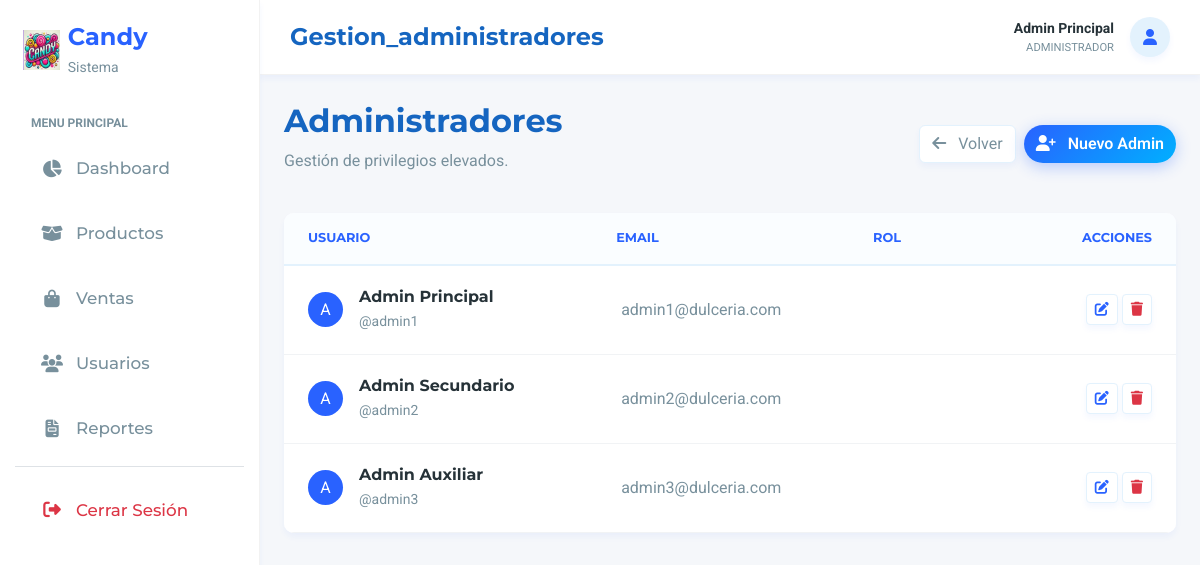
/gestion_administradores.php (signed in), run on an earlier commit of the app's database.
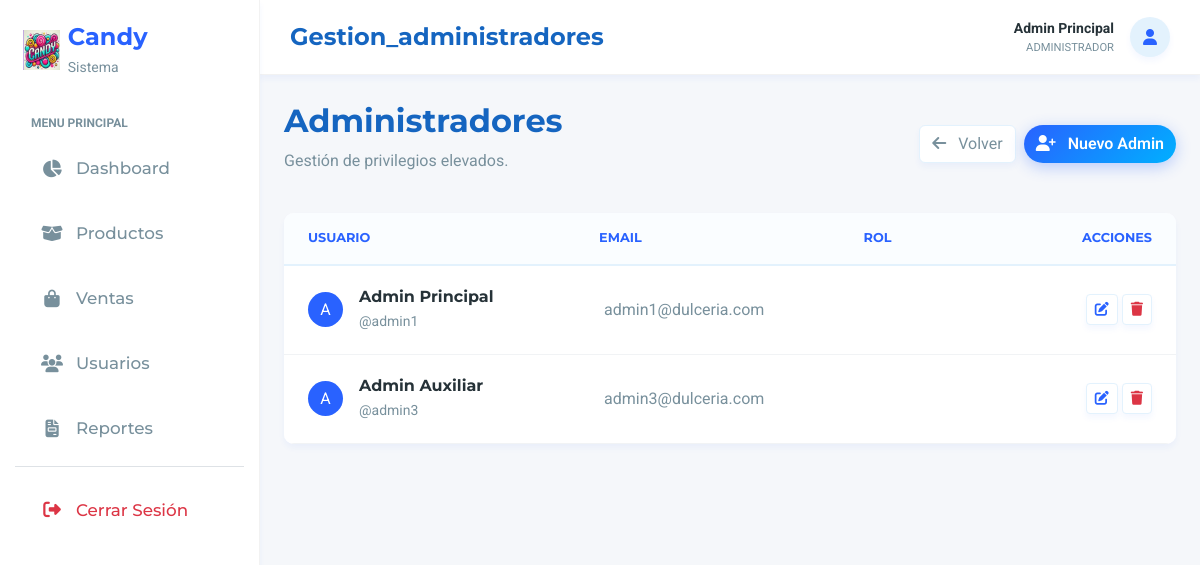
And on a later commit of the database.
### tables this page shows
CREATE TABLE `administradores` (
  `id_admin` int(11) NOT NULL,
  `nombre` varchar(100) NOT NULL,
  `usuario` varchar(50) NOT NULL,
  `email` varchar(100) NOT NULL,
  `contrasena` varchar(255) NOT NULL,
  `fecha_creacion` timestamp NOT NULL DEFAULT current_timestamp()
);

### gestion_administradores.php (the view, shortened to what this page needs)
<?php
include 'conexion.php';
$administradores = mysqli_fetch_all(mysqli_query($conn, "SELECT * FROM administradores"), MYSQLI_ASSOC);
?>
<?php include 'includes/header.php'; ?>
<div class="d-flex justify-content-between align-items-center mb-4 fade-in">
    <div>
        <h2 class="fw-bold mb-1">Administradores</h2>
        <p class="text-muted">Gestión de privilegios elevados.</p>
    </div>
    <div class="d-flex gap-2">
        <a href="gestion_usuarios.php" class="btn btn-light text-muted"><i class="fa fa-arrow-left me-2"></i> Volver</a>
        <button class="btn btn-primary-gradient" data-bs-toggle="modal" data-bs-target="#modalAdmin">
            <i class="fa fa-user-plus me-2"></i> Nuevo Admin
        </button>
    </div>
</div>
<div class="card-premium fade-in">
    <div class="table-responsive">
        <table class="table-premium align-middle">
            <thead>
                <tr>
                    <th class="ps-4">Usuario</th>
                    <th>Email</th>
                    <th>Rol</th>
                    <th class="text-end pe-4">Acciones</th>
                </tr>
            </thead>
            <tbody>
                <?php foreach ($administradores as $admin): ?>
                    <tr>
                        <td class="ps-4">
                            <div class="d-flex align-items-center">
                                <div class="bg-primary text-white rounded-circle d-flex align-items-center justify-content-center me-3"
                                    style="width: 35px; height: 35px;">
                                    <?= strtoupper(substr($admin['nombre'], 0, 1)) ?>
                                </div>
                                <div>
                                    <h6 class="mb-0 fw-bold text-dark"><?= htmlspecialchars($admin['nombre']) ?></h6>
                                    <small class="text-muted">@<?= htmlspecialchars($admin['usuario']) ?></small>
                                </div>
                            </div>
                        </td>
                        <td class="text-muted"><?= htmlspecialchars($admin['email']) ?></td>
                        <td><span class="badge badge-warning">Super Admin</span></td>
                        <td class="text-end pe-4">
                            <button class="btn btn-sm btn-light text-primary" onclick='editar(<?= json_encode($admin) ?>)'
                                data-bs-toggle="modal" data-bs-target="#modalEditar">
                                <i class="fa fa-edit"></i>
                            </button>
                            <form method="POST" class="d-inline" onsubmit="return confirm('¿Eliminar administrador?');">
                                <button class="btn btn-sm btn-light text-danger"><i class="fa fa-trash"></i></button>
                            </form>
                        </td>
                    </tr>
                <?php endforeach; ?>
            </tbody>
        </table>
    </div>
</div>
<?php include 'includes/footer.php'; ?>

What changed in the data, as far as the page shows it:
removed administradores: nombre "A", nombre "Admin Secundario", usuario "admin2", email "admin2@dulceria.com"
